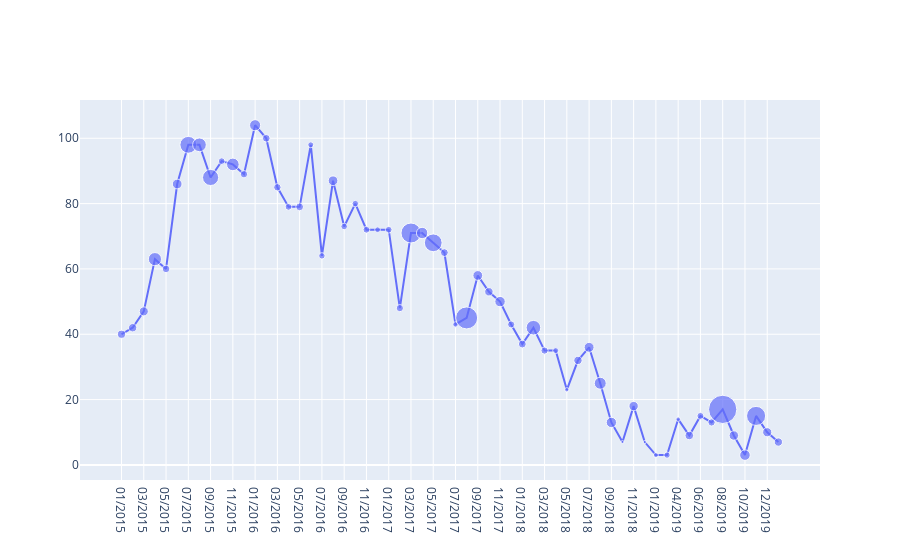

The code cell stored with this chart in its notebook:
### Code cell
import plotly.graph_objects as go
line_graph = px.line(group_time,x="monyear",y="Count")
scatter_plot = px.scatter(group_time,x="monyear",y="Count",size="Sum")
investment_time_graph = go.Figure(line_graph.data+scatter_plot.data)
investment_time_graph.show()
